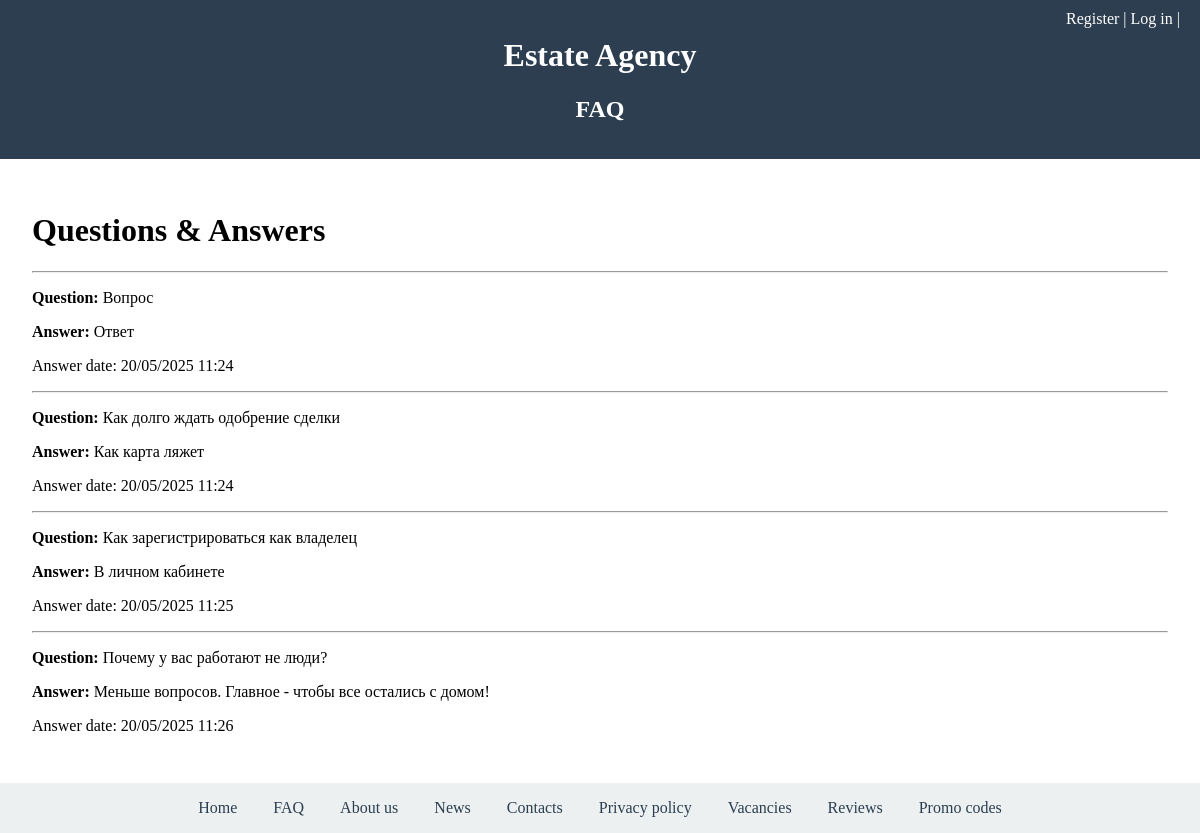
Screenshot of /faq/ with the database file from the repository.
### site_manager/models.py (models this page shows, shortened)
class FAQ(models.Model):
    question = models.CharField(max_length=120)
    answer = models.CharField(max_length=500)
    answer_date = models.DateTimeField(auto_now_add=True)

### site_manager/views.py (the view)
# urls.py: path('faq/', views.faq, name='faq'),
def faq(request):
    faq = FAQ.objects.all()
    return render(request, 'site_manager/faq.html',
    {"faq": faq})

### site_manager/templates/site_manager/faq.html
{% extends "base.html" %}
{% block site_name %}FAQ{% endblock %}
{% block content %}
    <h1>Questions & Answers</h1>
    {% for item in faq %}
        <hr>
        <p><strong>Question: </strong>{{item.question}}</p>
        <p><strong>Answer: </strong>{{item.answer}}</p>
        <p>Answer date: {{item.answer_date|date:"d/m/Y H:i"}}</p>
    {% endfor %}
{% endblock %}

### templates/base.html (style rules this page uses)
body { margin: 0; font-family: Arial, sans-serif; display: flex; flex-direction: column; min-height: 100vh; }

### rows the page displays
FAQ: question "Вопрос", answer "Ответ", answer_date "20/05/2025 11:24"
FAQ: question "Как долго ждать одобрение сделки", answer "Как карта ляжет", answer_date "20/05/2025 11:24"
FAQ: question "Как зарегистрироваться как владелец", answer "В личном кабинете", answer_date "20/05/2025 11:25"
FAQ: question "Почему у вас работают не люди?", answer "Меньше вопросов. Главное - чтобы все остались с домом!", answer_date "20/05/2025 11:26"
